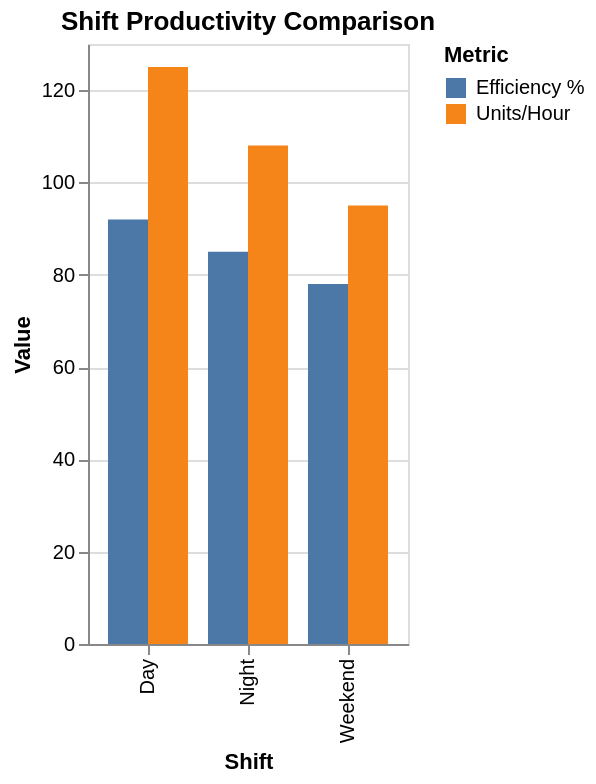

The specification (Vega-Lite) saved for this image:
### Vega-Lite specification from a JSON file in a GitHub repository (floating-point values rounded to 4 significant figures)
{"$schema": "https://vega.github.io/schema/vega-lite/v6.json", "description": "Shift productivity comparison", "data": {"values": [{"shift": "Day", "metric": "Units/Hour", "value": 125}, {"shift": "Day", "metric": "Efficiency %", "value": 92}, {"shift": "Night", "metric": "Units/Hour", "value": 108}, {"shift": "Night", "metric": "Efficiency %", "value": 85}, {"shift": "Weekend", "metric": "Units/Hour", "value": 95}, {"shift": "Weekend", "metric": "Efficiency %", "value": 78}]}, "mark": "bar", "encoding": {"x": {"field": "shift", "type": "nominal", "axis": {"title": "Shift"}}, "y": {"field": "value", "type": "quantitative", "axis": {"title": "Value"}}, "color": {"field": "metric", "type": "nominal", "legend": {"title": "Metric"}}, "xOffset": {"field": "metric"}}, "title": "Shift Productivity Comparison"}
